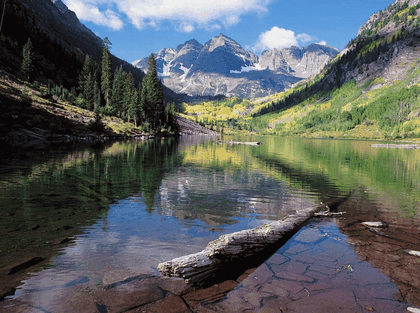
%> input picture HW3/quantizationOnImages/river.gif, 420 x 313 px, shrunk from 848 x 632 before the run
$ octave p2.m   (GNU Octave 9; MATLAB toolbox functions it lacks are replaced by stand-ins)
%> lines starting %> are read from the running program, lines starting %| are printed output that depends on the picture
### HW3/quantizationOnImages/computeEntropy.m
function [H] = computeEntropy(X, c)
    X = double(X);
    if min(X(:)) == 0,
        X = X+1;
    end
    sizeX = size(X);

    f = zeros(c,1);
    for i = 1:sizeX(1),
        for j = 1:sizeX(2),
            f(X(i,j)) = f(X(i,j))+1;
        end
    end

    % probability distribution
    p = f./sum(f);
    % the self information for each color
    SelfX = -log2(p);
    % the entropy of this picture
    H = sum(p.*SelfX);
end

### HW3/quantizationOnImages/p2.m
%% initialization
clear; close all; clc;
%%
[I, map] = imread('river.gif');
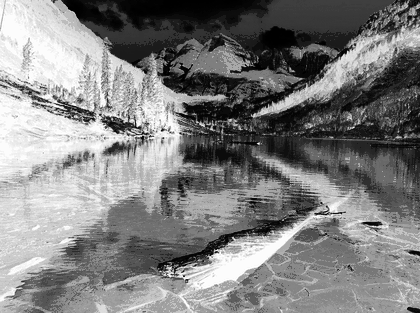
%> I: size 313x420 uint8; min 0, max 255, mean 127.7
%> map = 256 rows, first 12: [0.925 0.933 0.937; 0.914 0.914 0.922; 0.867 0.886 0.925; 0.886 0.875 0.776; 0.847 0.843 0.882; 0.878 0.827 0.529; 0.784 0.824 0.914; 0.796 0.812 0.741; 0.804 0.78 0.808; 0.78 0.741 0.773; 0.796 0.757 0.612; 0.808 0.761 0.396]

G = ind2gray(I, map);
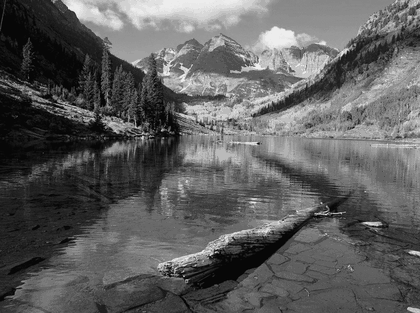
%> G: size 313x420 single; min 0.0157, max 0.931, mean 0.371

lv8 = 8;
H = computeEntropy(G);
%> the run ends on the next line

$ run again, with HW3/quantizationOnImages/ML.jpg saved as HW3/quantizationOnImages/river.gif
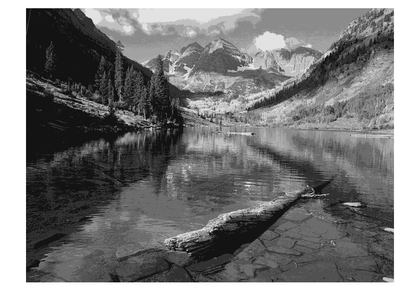
%> input picture HW3/quantizationOnImages/ML.jpg, 420 x 298 px, shrunk from 968 x 687 before the run
%> `[I, map] = imread('river.gif');`:
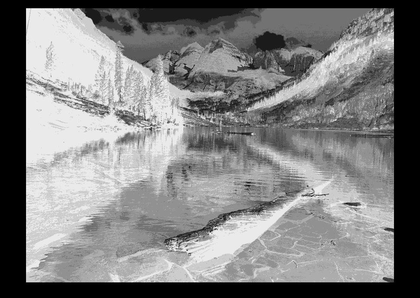
%> I: size 298x420 uint8; min 0, max 252, mean 127.7
%> map = 256 rows, first 12: [1 1 1; 0.996 0.996 0.996; 0.992 0.992 0.992; 0.988 0.988 0.988; 0.984 0.984 0.984; 0.98 0.98 0.98; 0.976 0.976 0.976; 0.973 0.973 0.973; 0.969 0.969 0.969; 0.965 0.965 0.965; 0.961 0.961 0.961; 0.957 0.957 0.957]

$ run again, with HW3/quantizationOnImages/girl.jpg saved as HW3/quantizationOnImages/river.gif
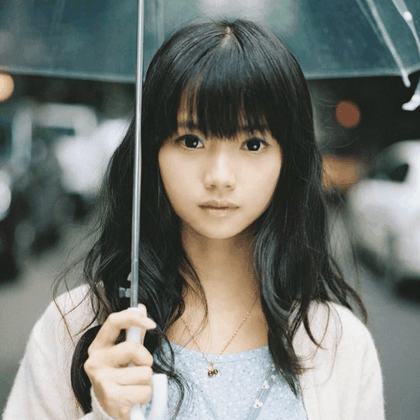
%> input picture HW3/quantizationOnImages/girl.jpg, 420 x 420 px, shrunk from 640 x 640 before the run
%> `[I, map] = imread('river.gif');`:
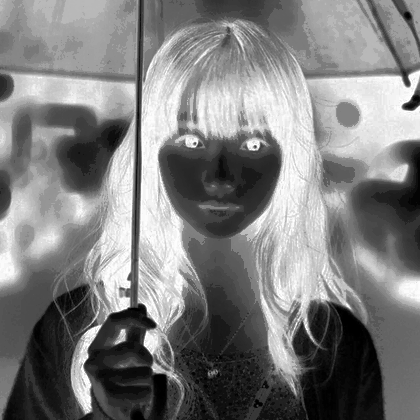
%> I: size 420x420 uint8; min 0, max 255, mean 125.8
%> map = 256 rows, first 12: [0.949 0.945 0.949; 0.937 0.933 0.929; 0.925 0.937 0.937; 0.933 0.929 0.925; 0.914 0.929 0.941; 0.925 0.925 0.906; 0.929 0.922 0.914; 0.922 0.918 0.91; 0.914 0.918 0.914; 0.925 0.91 0.902; 0.91 0.906 0.898; 0.933 0.898 0.875]
%> `G = ind2gray(I, map);`:
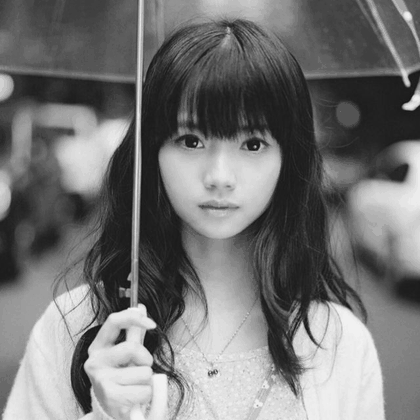
%> G: size 420x420 single; min 0.0963, max 0.947, mean 0.462
